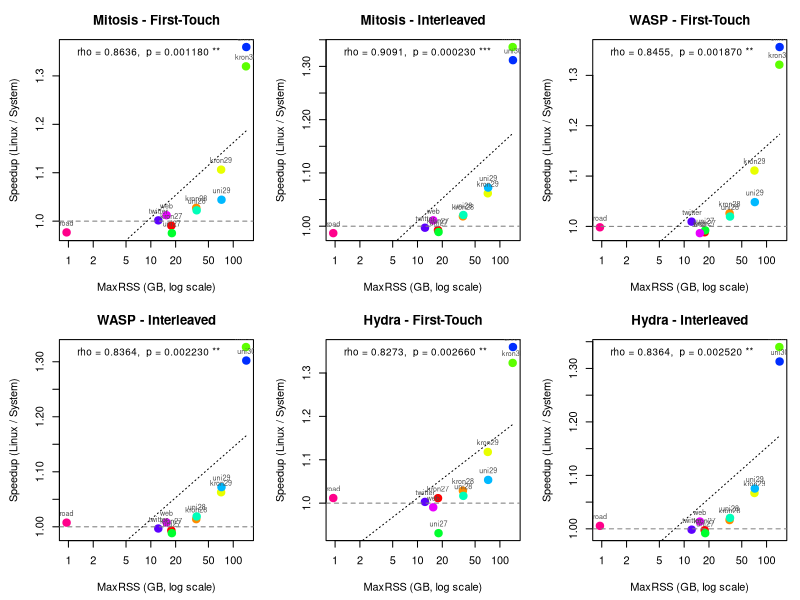

Reproduce this figure in R.
###############################################################################
###   PR: Does speedup over Linux depend on working-set size (maxRSS)?    ###
###   Permutation test on Spearman correlation, per system × policy       ###
###############################################################################

# =============================================================================
# 1. MaxRSS for PR (GB), per graph
# =============================================================================

maxrss <- c(
  kron27 = 17.74, kron28 = 35.56, kron29 = 71.28, kron30 = 142.84,
  uni27  = 18.00, uni28  = 36.00, uni29  = 72.00, uni30  = 143.98,
  twitter = 12.32, web = 15.51, road = 0.95
)

# =============================================================================
# 2. Runtime data (5 trials per configuration) — from pr.R
# =============================================================================

rt <- list(
  # --- LINUX First-Touch ---
  linux_ft_kron27  = c(5.81940, 5.80369, 5.85122, 5.83647, 5.81667),
  linux_ft_kron28  = c(10.02791, 10.05239, 10.03720, 10.05618, 10.05463),
  linux_ft_kron29  = c(22.49483, 22.69184, 22.56925, 22.51509, 22.50064),
  linux_ft_kron30  = c(56.41439, 56.54028, 56.56200, 56.65709, 56.54722),
  linux_ft_uni27   = c(5.94102, 6.00006, 5.94203, 5.97740, 5.93471),
  linux_ft_uni28   = c(8.94579, 8.95631, 8.95536, 8.94460, 8.94416),
  linux_ft_uni29   = c(18.78821, 18.80024, 18.77792, 18.79414, 18.77132),
  linux_ft_uni30   = c(50.20408, 50.14499, 50.13726, 50.14120, 50.13426),
  linux_ft_twitter = c(9.74113, 9.68228, 9.72513, 9.70831, 9.76318),
  linux_ft_web     = c(2.50682, 2.47198, 2.43666, 2.51944, 2.54909),
  linux_ft_road    = c(0.22212, 0.21732, 0.22207, 0.21586, 0.23084),
  
  # --- LINUX Interleaved ---
  linux_il_kron27  = c(4.61049, 4.60908, 4.61041, 4.62647, 4.61994),
  linux_il_kron28  = c(9.26118, 9.12502, 9.12672, 9.15445, 9.12854),
  linux_il_kron29  = c(21.05044, 21.03381, 21.04851, 21.06628, 21.07370),
  linux_il_kron30  = c(56.06263, 56.06463, 56.43218, 56.07901, 56.04406),
  linux_il_uni27   = c(4.78200, 4.77849, 4.77924, 4.78355, 4.77928),
  linux_il_uni28   = c(8.40958, 8.40788, 8.40951, 8.41205, 8.41256),
  linux_il_uni29   = c(18.87302, 18.84751, 18.87742, 18.88076, 18.82595),
  linux_il_uni30   = c(48.02948, 47.97263, 47.95190, 47.92377, 48.00480),
  linux_il_twitter = c(6.97496, 6.96769, 6.99059, 6.98964, 6.98328),
  linux_il_web     = c(1.78840, 1.77738, 1.76997, 1.76784, 1.77008),
  linux_il_road    = c(0.17869, 0.16390, 0.16077, 0.15351, 0.15819),
  
  # --- MITOSIS Replicated ---
  mitosis_ft_kron27  = c(5.88884, 5.87035, 5.87077, 5.86901, 5.90300),
  mitosis_ft_kron28  = c(9.78134, 9.81800, 9.78443, 9.74966, 9.74965),
  mitosis_ft_kron29  = c(20.39994, 20.39051, 20.36856, 20.37781, 20.38875),
  mitosis_ft_kron30  = c(42.83477, 42.85464, 42.83340, 42.84029, 42.86263),
  mitosis_ft_uni27   = c(6.08937, 6.12922, 6.12192, 6.10186, 6.11029),
  mitosis_ft_uni28   = c(8.74914, 8.75847, 8.75498, 8.75770, 8.74740),
  mitosis_ft_uni29   = c(17.98045, 17.98915, 17.98947, 18.00180, 17.99220),
  mitosis_ft_uni30   = c(36.89089, 36.88765, 36.88806, 36.88647, 36.88443),
  mitosis_ft_twitter = c(9.73624, 9.68201, 9.67055, 9.71635, 9.73604),
  mitosis_ft_web     = c(2.45810, 2.48249, 2.36674, 2.48940, 2.53574),
  mitosis_ft_road    = c(0.24383, 0.22379, 0.22248, 0.22292, 0.22154),
  
  # --- MITOSIS Replicated+Interleaved ---
  mitosis_il_kron27  = c(4.68587, 4.63619, 4.63142, 4.64394, 4.65050),
  mitosis_il_kron28  = c(8.98572, 8.99027, 8.98283, 9.01316, 8.99605),
  mitosis_il_kron29  = c(19.83383, 19.84658, 19.81893, 19.82533, 19.83105),
  mitosis_il_kron30  = c(41.94053, 42.02887, 41.99813, 42.05659, 42.01537),
  mitosis_il_uni27   = c(4.82944, 4.83425, 4.83098, 4.83024, 4.84139),
  mitosis_il_uni28   = c(8.23923, 8.23490, 8.23538, 8.24141, 8.23531),
  mitosis_il_uni29   = c(17.58155, 17.58906, 17.58849, 17.58724, 17.58639),
  mitosis_il_uni30   = c(36.58095, 36.56740, 36.57683, 36.57209, 36.58108),
  mitosis_il_twitter = c(6.99806, 7.00550, 6.99529, 6.99307, 7.01459),
  mitosis_il_web     = c(1.76406, 1.74975, 1.76108, 1.74662, 1.75538),
  mitosis_il_road    = c(0.16232, 0.16682, 0.17789, 0.15877, 0.16005),
  
  # --- WASP First-Touch ---
  wasp_ft_kron27  = c(5.99698, 5.86328, 5.85430, 5.87151, 5.88518),
  wasp_ft_kron28  = c(9.75513, 9.81955, 9.77893, 9.82185, 9.77883),
  wasp_ft_kron29  = c(20.40303, 20.28352, 20.26422, 20.28780, 20.27356),
  wasp_ft_kron30  = c(43.36698, 42.69459, 42.73170, 42.59989, 42.59830),
  wasp_ft_uni27   = c(6.01295, 6.01908, 6.01458, 5.98716, 5.99503),
  wasp_ft_uni28   = c(8.88172, 8.75208, 8.75022, 8.74736, 8.75566),
  wasp_ft_uni29   = c(18.03726, 17.89813, 17.88199, 17.90144, 17.89019),
  wasp_ft_uni30   = c(37.54246, 36.91591, 36.77312, 36.87888, 36.78278),
  wasp_ft_twitter = c(9.61260, 9.69863, 9.64813, 9.57625, 9.62993),
  wasp_ft_web     = c(2.51516, 2.43064, 2.64366, 2.57100, 2.49326),
  wasp_ft_road    = c(0.21329, 0.21727, 0.23427, 0.22420, 0.22115),
  
  # --- WASP Interleaved ---
  wasp_il_kron27  = c(4.64805, 4.64934, 4.65861, 4.63676, 4.63649),
  wasp_il_kron28  = c(9.06294, 8.99706, 8.99700, 9.00138, 9.11130),
  wasp_il_kron29  = c(20.00846, 19.76834, 19.77036, 19.74547, 19.76483),
  wasp_il_kron30  = c(42.95297, 42.14454, 42.18938, 42.13620, 42.13537),
  wasp_il_uni27   = c(4.87782, 4.83166, 4.82453, 4.82636, 4.82150),
  wasp_il_uni28   = c(8.32578, 8.23423, 8.24230, 8.23539, 8.23662),
  wasp_il_uni29   = c(17.77808, 17.54155, 17.55528, 17.53518, 17.54944),
  wasp_il_uni30   = c(37.58754, 36.65457, 36.64124, 36.64961, 36.68150),
  wasp_il_twitter = c(7.04457, 6.99673, 6.98895, 7.00302, 6.98061),
  wasp_il_web     = c(1.76863, 1.77763, 1.74911, 1.74578, 1.76233),
  wasp_il_road    = c(0.17911, 0.15462, 0.15949, 0.15993, 0.15579),
  
  # --- HYDRA Replicated (repl_order_9) ---
  hydra_ft_kron27  = c(5.75950, 5.77678, 5.76272, 5.74279, 5.75410),
  hydra_ft_kron28  = c(9.77730, 9.78762, 9.72512, 9.76516, 9.76591),
  hydra_ft_kron29  = c(20.29240, 20.12589, 20.14706, 20.13703, 20.16842),
  hydra_ft_kron30  = c(42.76642, 42.84020, 42.70403, 42.68348, 42.67279),
  hydra_ft_uni27   = c(6.37702, 6.40262, 6.41280, 6.41219, 6.40434),
  hydra_ft_uni28   = c(8.75203, 8.81333, 8.81695, 8.81906, 8.80903),
  hydra_ft_uni29   = c(17.93811, 17.81393, 17.81011, 17.79953, 17.79537),
  hydra_ft_uni30   = c(36.87449, 36.88908, 36.88064, 36.88476, 36.88299),
  hydra_ft_twitter = c(9.74386, 9.66591, 9.67042, 9.69633, 9.70334),
  hydra_ft_web     = c(2.50462, 2.56178, 2.42522, 2.57260, 2.54041),
  hydra_ft_road    = c(0.21761, 0.23898, 0.21598, 0.20632, 0.21644),
  
  # --- HYDRA Replicated+Interleaved (repl_order_9) ---
  hydra_il_kron27  = c(4.63884, 4.62678, 4.62386, 4.62579, 4.62065),
  hydra_il_kron28  = c(8.98077, 9.04624, 9.00646, 9.01379, 9.01050),
  hydra_il_kron29  = c(19.84247, 19.68267, 19.73583, 19.68947, 19.71409),
  hydra_il_kron30  = c(42.01088, 41.82124, 41.88539, 41.85321, 41.89108),
  hydra_il_uni27   = c(4.83038, 4.81693, 4.81546, 4.81657, 4.81765),
  hydra_il_uni28   = c(8.22616, 8.24956, 8.24573, 8.24414, 8.24413),
  hydra_il_uni29   = c(17.59354, 17.52511, 17.52912, 17.52803, 17.52011),
  hydra_il_uni30   = c(36.58287, 36.52494, 36.52239, 36.53230, 36.54095),
  hydra_il_twitter = c(7.00259, 6.98156, 6.99565, 6.99925, 6.98124),
  hydra_il_web     = c(1.76102, 1.75394, 1.73181, 1.73950, 1.76810),
  hydra_il_road    = c(0.16161, 0.15973, 0.16510, 0.16528, 0.15883)
)

# =============================================================================
# 3. Permutation test on Spearman rho
#    H0: no monotonic association between maxRSS and speedup
#    Two-sided test
# =============================================================================

perm_cor_test <- function(x, y, n_perm = 100000) {
  n <- length(x)
  obs_rho <- cor(x, y, method = "spearman")
  count <- 0
  for (i in seq_len(n_perm)) {
    perm_rho <- cor(sample(x), y, method = "spearman")
    if (abs(perm_rho) >= abs(obs_rho)) count <- count + 1
  }
  list(rho = obs_rho, p = (count + 1) / (n_perm + 1), n = n)
}

# Helper: format p-value with full precision (scientific notation for small values)
fmt_p <- function(p) {
  ifelse(p < 1e-4, sprintf("%.4e", p), sprintf("%.6f", p))
}

# =============================================================================
# 4. Compute per-graph mean speedup, then test correlation with maxRSS
# =============================================================================

graphs   <- c("kron27","kron28","kron29","kron30",
              "uni27","uni28","uni29","uni30",
              "twitter","web","road")
policies <- c("ft", "il")
pol_lab  <- c(ft = "First-Touch", il = "Interleaved")
systems  <- c("mitosis", "wasp", "hydra")
sys_lab  <- c(mitosis = "Mitosis", wasp = "WASP", hydra = "Hydra")

set.seed(42)
results <- data.frame()
plot_data <- data.frame()

for (sys in systems) {
  for (pol in policies) {
    speedups <- numeric(length(graphs))
    rss_vals <- numeric(length(graphs))
    
    for (i in seq_along(graphs)) {
      g <- graphs[i]
      lk <- paste0("linux_", pol, "_", g)
      sk <- paste0(sys, "_", pol, "_", g)
      # Mean speedup = mean(linux) / mean(system)
      speedups[i] <- mean(rt[[lk]]) / mean(rt[[sk]])
      rss_vals[i] <- maxrss[g]
    }
    
    # Permutation test
    res <- perm_cor_test(rss_vals, speedups)
    
    results <- rbind(results, data.frame(
      System  = sys_lab[sys],
      Policy  = pol_lab[pol],
      Rho     = round(res$rho, 4),
      p_value = res$p,
      p_display = fmt_p(res$p),
      Sig     = ifelse(res$p < 0.001, "***",
                       ifelse(res$p < 0.01,  "**",
                              ifelse(res$p < 0.05,  "*", ""))),
      stringsAsFactors = FALSE
    ))
    
    # Collect for plotting
    for (i in seq_along(graphs)) {
      plot_data <- rbind(plot_data, data.frame(
        System  = sys_lab[sys],
        Policy  = pol_lab[pol],
        Graph   = graphs[i],
        MaxRSS  = rss_vals[i],
        Speedup = speedups[i],
        stringsAsFactors = FALSE
      ))
    }
  }
}

# =============================================================================
# 5. Print results
# =============================================================================

cat("\n")
cat("======================================================================\n")
cat("  PR: Spearman correlation between MaxRSS and Speedup vs Linux\n")
cat("  Permutation test (two-sided, 100k permutations)\n")
cat("  11 graphs, mean speedup per graph\n")
cat("======================================================================\n\n")

# Print with formatted p-value column
print_results <- results[, c("System", "Policy", "Rho", "p_display", "Sig")]
colnames(print_results)[4] <- "p_value"
print(print_results, row.names = FALSE)

cat("\nInterpretation:\n")
cat("  rho > 0 → larger working sets see MORE speedup over Linux\n")
cat("  rho < 0 → larger working sets see LESS speedup over Linux\n")
cat("  * p < 0.05  ** p < 0.01  *** p < 0.001\n")

# =============================================================================
# 5b. Detailed per-graph speedup tables for each system × policy
# =============================================================================

cat("\n")
cat("======================================================================\n")
cat("  Per-graph speedup vs MaxRSS (sorted by MaxRSS ascending)\n")
cat("======================================================================\n")

for (sys in systems) {
  for (pol in policies) {
    label <- paste(sys_lab[sys], "-", pol_lab[pol])
    cat("\n---", label, "---\n")
    cat(sprintf("  %-10s %8s %10s %12s\n",
                "Graph", "RSS(GB)", "Speedup", "% Improv."))
    
    speedups <- numeric(length(graphs))
    rss_vals <- numeric(length(graphs))
    for (i in seq_along(graphs)) {
      g <- graphs[i]
      lk <- paste0("linux_", pol, "_", g)
      sk <- paste0(sys, "_", pol, "_", g)
      speedups[i] <- mean(rt[[lk]]) / mean(rt[[sk]])
      rss_vals[i] <- maxrss[g]
    }
    
    ord <- order(rss_vals)
    for (i in ord) {
      pct <- (speedups[i] - 1) * 100
      cat(sprintf("  %-10s %8.2f %10.4f %+11.2f%%\n",
                  graphs[i], rss_vals[i], speedups[i], pct))
    }
    
    # Summarise: small vs large
    small_idx <- which(rss_vals < 20)
    large_idx <- which(rss_vals >= 40)
    cat(sprintf("  >> Small graphs (RSS < 20 GB, n=%d): mean speedup = %.4f\n",
                length(small_idx), mean(speedups[small_idx])))
    cat(sprintf("  >> Large graphs (RSS >= 40 GB, n=%d): mean speedup = %.4f\n",
                length(large_idx), mean(speedups[large_idx])))
  }
}

# =============================================================================
# 5c. Overall summary across all systems
# =============================================================================

cat("\n")
cat("======================================================================\n")
cat("  Summary: Average speedup by MaxRSS group across all systems\n")
cat("======================================================================\n\n")

for (pol in policies) {
  cat(sprintf("--- %s ---\n", pol_lab[pol]))
  cat(sprintf("  %-10s %12s %12s %12s\n",
              "RSS Group", "Mitosis", "WASP", "Hydra"))
  
  for (grp_label in c("Small (<20GB)", "Medium (20-80GB)", "Large (>80GB)")) {
    vals <- character(3)
    for (si in seq_along(systems)) {
      sys <- systems[si]
      speedups <- numeric(length(graphs))
      rss_vals <- numeric(length(graphs))
      for (i in seq_along(graphs)) {
        g <- graphs[i]
        lk <- paste0("linux_", pol, "_", g)
        sk <- paste0(sys, "_", pol, "_", g)
        speedups[i] <- mean(rt[[lk]]) / mean(rt[[sk]])
        rss_vals[i] <- maxrss[g]
      }
      if (grp_label == "Small (<20GB)")       idx <- which(rss_vals < 20)
      else if (grp_label == "Medium (20-80GB)") idx <- which(rss_vals >= 20 & rss_vals <= 80)
      else                                      idx <- which(rss_vals > 80)
      vals[si] <- sprintf("%.4f", mean(speedups[idx]))
    }
    cat(sprintf("  %-17s %9s %12s %12s\n", grp_label, vals[1], vals[2], vals[3]))
  }
  cat("\n")
}

cat("Interpretation guide:\n")
cat("  If speedup increases monotonically with RSS group (small < medium < large),\n")
cat("  this supports the hypothesis that the tiered-memory systems benefit more\n")
cat("  when the working set is larger (exceeding fast-tier capacity).\n")
cat("  The Spearman rho and permutation p-value above test this formally.\n")

# =============================================================================
# 6. Scatter plots (base R): Speedup vs MaxRSS, per system × policy
# =============================================================================

pdf("pr_rss_speedup.pdf", width = 14, height = 10)
par(mfrow = c(2, 3), mar = c(4.5, 4.5, 3, 1))

graph_cols <- rainbow(length(graphs))
names(graph_cols) <- graphs

for (sys in systems) {
  for (pol in policies) {
    label <- paste(sys_lab[sys], "-", pol_lab[pol])
    
    # Extract subset
    idx <- plot_data$System == sys_lab[sys] & plot_data$Policy == pol_lab[pol]
    sub <- plot_data[idx, ]
    
    # Annotation from results
    ridx <- results$System == sys_lab[sys] & results$Policy == pol_lab[pol]
    rho_val <- results$Rho[ridx]
    p_str   <- results$p_display[ridx]
    sig_val <- results$Sig[ridx]
    
    plot(sub$MaxRSS, sub$Speedup,
         log = "x", pch = 19,
         col = graph_cols[sub$Graph], cex = 1.5,
         xlab = "MaxRSS (GB, log scale)",
         ylab = "Speedup (Linux / System)",
         main = label)
    abline(h = 1, lty = 2, col = "gray50")
    # Linear fit on log(RSS) for trend line
    fit <- lm(Speedup ~ log2(MaxRSS), data = sub)
    xseq <- seq(min(sub$MaxRSS), max(sub$MaxRSS), length.out = 100)
    lines(xseq, predict(fit, newdata = data.frame(MaxRSS = xseq)),
          lty = 3, col = "black")
    # Annotate with rho and p
    legend("topleft",
           legend = paste0("rho = ", rho_val, ",  p = ", p_str, " ", sig_val),
           bty = "n", cex = 0.9)
    # Label points
    text(sub$MaxRSS, sub$Speedup, labels = sub$Graph,
         pos = 3, cex = 0.65, col = "gray30")
  }
}

dev.off()
cat("\nSaved plot to pr_rss_speedup.pdf\n")
